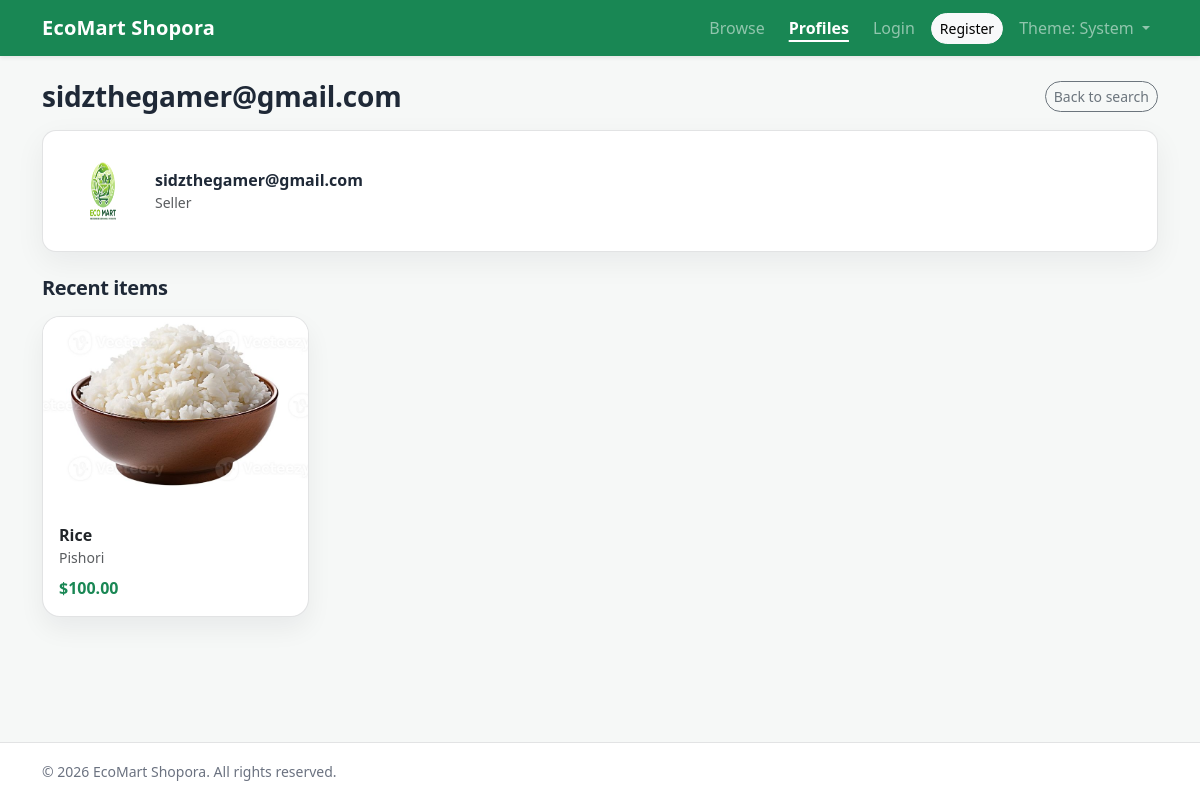
Page /profiles/sidzthegamer@gmail.com/ on the earlier database version.
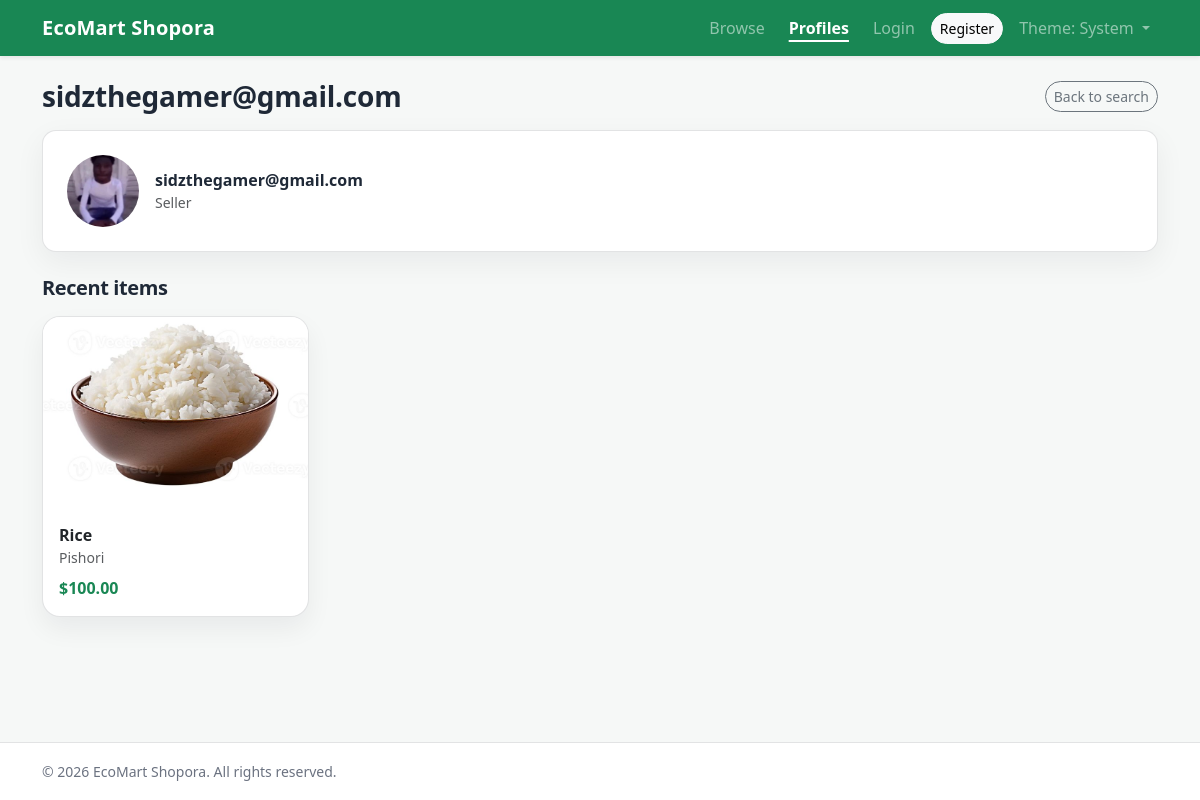
Same page on the later database version.
### buyhive/models.py (models this page shows, shortened)
class Profile(models.Model):
    ACCOUNT_BUYER = "buyer"
    ACCOUNT_SELLER = "seller"
    ACCOUNT_STAFF = "staff"
    ACCOUNT_TYPES = (
        (ACCOUNT_BUYER, "Buyer"),
        (ACCOUNT_SELLER, "Seller"),
        (ACCOUNT_STAFF, "Staff"),
    )
    user = models.OneToOneField(
        settings.AUTH_USER_MODEL, on_delete=models.CASCADE, related_name="profile"
    )
    account_type = models.CharField(
        max_length=10, choices=ACCOUNT_TYPES, default=ACCOUNT_BUYER
    )
    profile_picture = models.FileField(upload_to="profiles/", blank=True, null=True)
    created_at = models.DateTimeField(auto_now_add=True)

### buyhive/views.py (the view)
# urls.py: path("profiles/<str:username>/", views.profile_public, name="profile_public"),
def profile_public(request, username: str):
    User = get_user_model()
    user_obj = get_object_or_404(User, username=username)
    profile = Profile.objects.filter(user=user_obj).first()
    items = (
        Item.objects.filter(owner=user_obj)
        .prefetch_related("images")
        .order_by("-created_at")[:8]
    )
    return render(
        request,
        "profiles/public.html",
        {"profile_user": user_obj, "profile": profile, "items": items},
    )

### buyhive/templates/profiles/public.html (shortened to what this page needs)
{% extends 'base.html' %}
{% load static %}
{% block extra_head %}
  <link rel="stylesheet" href="{% static 'css/public.css' %}">
{% endblock %}
{% block content %}
  <div class="d-flex align-items-center justify-content-between flex-wrap gap-2 mb-3">
    <h1 class="bh-page-title h3 mb-0">{{ profile_user.username }}</h1>
    <div class="d-flex flex-wrap gap-2">
      <a class="btn btn-outline-secondary btn-sm" href="{% url 'profiles_search' %}">Back to search</a>
    </div>
  </div>
  <div class="bh-surface p-4 mb-4">
    <div class="d-flex align-items-center gap-3">
      {% if profile and profile.profile_picture %}
        <img src="{{ profile.profile_picture.url }}" width="72" height="72" class="rounded-circle" alt="Profile picture" style="object-fit: cover;">
      {% else %}
        <img src="{% static 'images/logo.png' %}" width="72" height="72" class="rounded-circle" alt="Profile picture">
      {% endif %}
      <div>
        <div class="fw-semibold">{{ profile_user.username }}</div>
        {% if profile %}
          <div class="text-muted small text-capitalize">{{ profile.account_type }}</div>
        {% endif %}
      </div>
    </div>
  </div>
  <h2 class="bh-section-title h5 mb-3">Recent items</h2>
  {% if items %}
    <div class="row g-3">
      {% for item in items %}
        <div class="col-12 col-md-6 col-lg-3">
          <div class="card bh-product-card h-100">
            {% with first_image=item.images.first %}
              {% if first_image %}
                <img src="{{ first_image.image.url }}" class="card-img-top" alt="{{ item.name }}">
              {% else %}
                <img src="{% static 'images/logo.png' %}" class="card-img-top" alt="{{ item.name }}">
              {% endif %}
            {% endwith %}
            <div class="card-body">
              <div class="fw-semibold">{{ item.name }}</div>
              <div class="text-muted small">{{ item.description|default:"" }}</div>
              <div class="bh-price mt-2">${{ item.price }}</div>
            </div>
          </div>
        </div>
      {% endfor %}
    </div>
  {% else %}
    <div class="alert alert-info bh-surface">No items listed yet.</div>
  {% endif %}
{% endblock %}

Differences in the rows shown:
changed Profile "Seller": profile_picture: picture added
